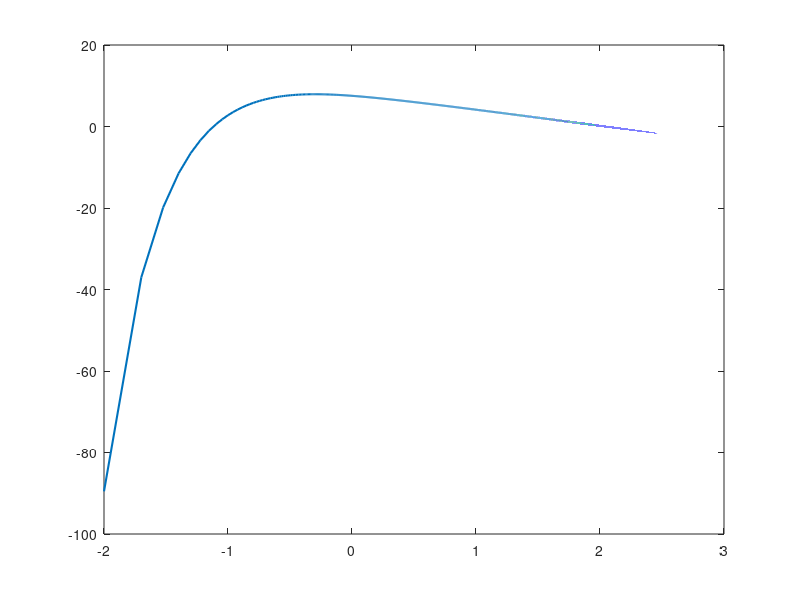

Reproduce this figure in MATLAB. (Note: this script raises an error after producing the figure.)
clc, clear ALL;
wavelengths = [0.01:.01:1000]; % [micro meters]
C1 = 3.74177 * 10^8; % [W * micro m^4 /m^2]
C2 = 1.43878 * 10^4; % [micro meter  * K]
T = 5780; % [K]
Emissiv = C1 ./ (wavelengths.^5 .* (exp(C2 ./ (wavelengths .* T)) - 1));

plot(log10(wavelengths),log10(Emissiv),"LineWidth",1.5)
% xticks([-1:0.5:1])
xticklabels(["10^{-2}"," ","10^{-1}"," ","10^0"," ","10^1"," ","10^2"," ","10^3"])
xlim([log10(0.01),log10(1000)])
ylim([-6,8.5])
xline(log10(0.7),"--","Linewidth",1.5)
xline(log10(0.4),"--","Linewidth",1.5)
yticklabels(["10^{-6}","10^{-4}","10^{-2}","10^{0}","10^{2}","10^{4}","10^{6}","10^{8}"])
grid on
ylabel("Emissive Power [W/m^2\mum]")
xlabel("Wavelength [\mum]")
title("Wavelength vs Emissive Power at T = 5780 K")